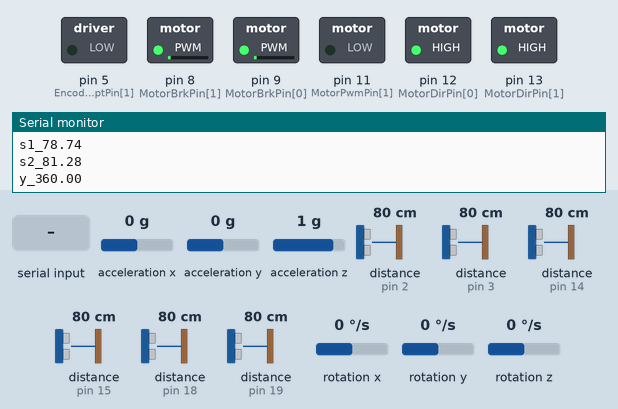
A sketch run on a simulated Arduino Mega 2560, built with avr-gcc and run on an emulated ATmega2560. Shown: switched loads named in the sketch (green lamp = pin HIGH), the last lines printed to the serial monitor. Wiring (inferred from the names in the program): 6 × range finder with pulse-width output: data pin 2 / data pin 3 / data pin 14 / data pin 15 / data pin 18 / data pin 19. The test bench sets the inputs (shaded band); at power-on: rotation z 0 °/s, acceleration x 0 g, distance to the obstacle (sensors on pin 2, pin 3, pin 14, pin 15, pin 18, pin 19) 80 cm, acceleration y 0 g, acceleration z 1 g, rotation x 0 °/s, rotation y 0 °/s. Pins used as bus, display or sensor lines are not drawn.

Above: at 2.7 s.
2.8 s: "+\n" received over Serial
At 3.4 s:
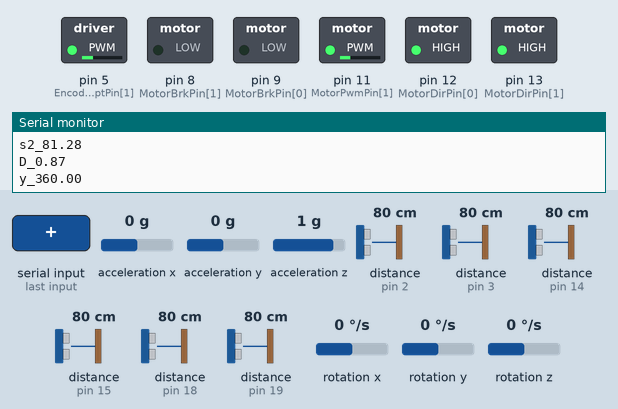
4.3 s: rotation z set to -192 °/s
At 4.9 s:
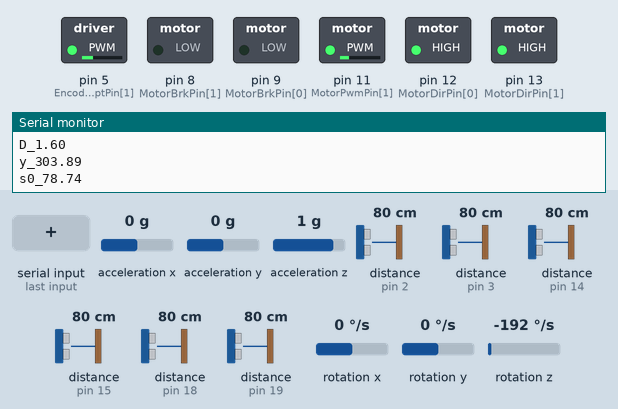
7.3 s: acceleration x set to -0.8 g
10.3 s: acceleration x set to -1.1 g
At 13.26 s:
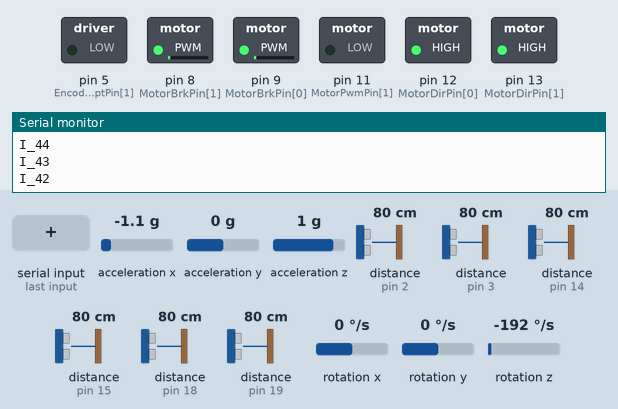
13.3 s: distance to the obstacle (sensor on pin 2) set to 2 cm
Timing chart, 0 to 17.3 s (numbered marks = the images above; inputs shaded):
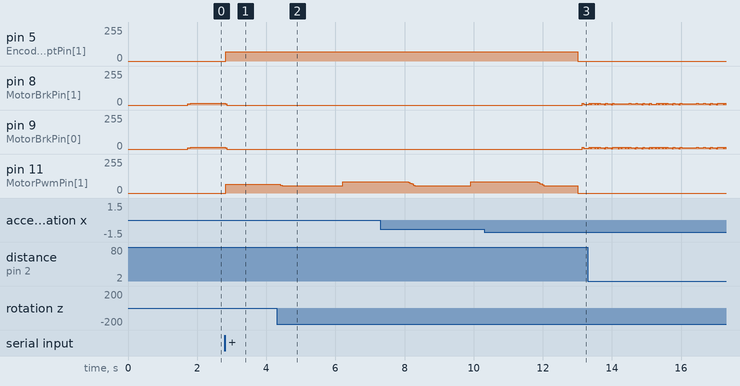

The sketch:

SensorInterfaceModule.ino
```cpp
// for both classes must be in the include path of your project
#include "I2Cdev.h"
#include "AK8975.h"
#include "MPU6050_6Axis_MotionApps20.h"
//#include "MPU6050_9Axis_MotionApps41.h"
//#include "MPU6050.h" // not necessary if using MotionApps include file

// Arduino Wire library is required if I2Cdev I2CDEV_ARDUINO_WIRE implementation
// is used in I2Cdev.h
#if I2CDEV_IMPLEMENTATION == I2CDEV_ARDUINO_WIRE
    #include "Wire.h"
#endif

MPU6050 mpu;
//MPU6050 mpu(0x69); // <-- use for AD0 high

// uncomment "OUTPUT_READABLE_YAWPITCHROLL" if you want to see the yaw/
// pitch/roll angles (in degrees) calculated from the quaternions coming
// from the FIFO. Note this also requires gravity vector calculations.
// Also note that yaw/pitch/roll angles suffer from gimbal lock (for
// more info, see: http://en.wikipedia.org/wiki/Gimbal_lock)
#define OUTPUT_READABLE_YAWPITCHROLL

// uncommednt "OUTPUT_MAG" to get Raw Mag data
// doesn't work for as far as I can tell :s
//#define OUTPUT_MAG

// uncommednt "OUTPUT_SONAR" to get Sonar distance data
#define OUTPUT_SONAR

// uncommednt "OUTPUT_ENCODERS" to get Sonar distance data
#define OUTPUT_ENCODERS

#define OUTPUT_ENCODER_YAW
int useEncoderYaw = 0;

//uncomment if the carrier is connected and you want to control it
#define CARRIER_ENABLED
//#define CALIBRATE_MOTOR_SPEED

//define OUTPUT_SERIAL to output data on the serial bus as expected by the Communication module
#define OUTPUT_SERIAL

//set to 1 to get extra print statements! be ware of a flodded serial port :)
int VERBOSE;
int stdVERBOSE = 1;

// MPU control/status vars
bool dmpReady = false;  // set true if DMP init was successful
uint8_t mpuIntStatus;   // holds actual interrupt status byte from MPU
uint8_t devStatus;      // return status after each device operation (0 = success, !0 = error)
uint16_t packetSize;    // expected DMP packet size (default is 42 bytes)
uint16_t fifoCount;     // count of all bytes currently in FIFO
uint8_t fifoBuffer[64]; // FIFO storage buffer
float GyroCalibOffset = 0.0;
float GyroParllWallOffset = 0.0;
volatile bool mpuInterrupt = false;     // indicates whether MPU interrupt pin has gone high

// orientation/motion vars
Quaternion q;           // [w, x, y, z]         quaternion container
VectorInt16 aa;         // [x, y, z]            accel sensor measurements
VectorInt16 aaReal;     // [x, y, z]            gravity-free accel sensor measurements
VectorInt16 aaWorld;    // [x, y, z]            world-frame accel sensor measurements
VectorFloat gravity;    // [x, y, z]            gravity vector
float euler[3];         // [psi, theta, phi]    Euler angle container
float ypr[3];           // [yaw, pitch, roll]   yaw/pitch/roll container and gravity vector
int yprIter = 0;
float yprAgg[3] = {0.0,0.0,0.0};
int yprIterMax  = 1;
bool GyroCalibrated = false;
int tempYaw = 0;
float calibYaw = 0;
float targetYaw = 0.0;
float encYaw = 0.0;

int insaneCounter = 0;
int insaneFlag = 0;

unsigned long mpuTimer = 0;

// packet structure for InvenSense teapot demo
uint8_t teapotPacket[14] = { '$', 0x02, 0,0, 0,0, 0,0, 0,0, 0x00, 0x00, '\r', '\n' };

//Mag globals
AK8975 mag(0x0C);
int16_t mx, my, mz;

//Encoder globals
int LastEncoderPinValue[2] = {0,0};
float WheelDistance[2] = {0.0, 0.0};
unsigned long WheelSpeedTimer[2] = {0,0};
unsigned long LastTickTime[2] = {0,0};
float WheelSpeed[2] = {0.0, 0.0};
float EncoderTickDistance = 188.5/800.0;

long int EncoderCount[2] = {0,0};
long int YawEncoderCount[2] = {0,0};
long int LastEncoderCount[2] = {0,0};
long int DriveEncoderCount[2] = {0,0};
unsigned long EncoderYawTimer = 0;

//Sonar globals
int SonarUpdated = 0;
const int SonarCount = 3;
long SonarPulse[SonarCount] = {0,0,0};
float SonarDist[SonarCount] = {0.0,0.0,0.0};
float WallDist[SonarCount] = {0.0,0.0,0.0};
bool SonarTrigFlag[SonarCount] = {false,false,false};
unsigned long SonarPollingCompare = 0;
unsigned long SonarTimer[SonarCount] = {0,0,0};
int SonarDistCount[SonarCount] = {0,0,0};
int SonarDistCountMax = 20;
bool SonarFilter[SonarCount] ={false,false,false};

int SonarPwmPin[SonarCount] = {2,3,14}; //array of pins that sonnars are connected to *** left - right - front
int SonarIntrptPin[SonarCount] = {0,1};
int SonarTrigPin[SonarCount] = {50,50,24};
bool SonarUpdatedFlag[SonarCount] = {false, false, false};
int SonarToPing = 0;

unsigned long SonarTickTimer[SonarCount] = {0,0,0};

//Hardware pins
int EncoderPin[2] = {19,18};    // *** LEFT - RIGHT
int EncoderIntrptPin[2] = {4,5};
int MotorPwmPin[2] = {5,11};
int MotorDirPin[2] = {12,13};
int MotorBrkPin[2] = {9,8};
int CurrentSensePin[2] = {A0,A1};
int MPUIntPin = 15;
int MotorDir[2] = {0,0};

//Misc Globals
float InchesToCm = 2.54;
int LEFT = 0;
int RIGHT = 1;
int FRONT = 2;
unsigned long EncoderPollingTimer = 0;
unsigned long AngleCheckTimer = 0;
float reqSpeed = 0;
float reqAngle = 0;
bool robotPrallelToWall = false;
bool newDataFlag = false;
bool newGyroDataFlag = false;
bool firstRunFlag = false;

// ================================================================
// ===                      MAIN SETUP                          ===
// ================================================================

void setup()
{
  Serial.begin(9600);
  #ifdef OUTPUT_READABLE_YAWPITCHROLL
    SetupMPU();
    CalibrateGyro();
  #endif

  #ifdef OUTPUT_MAG
    SetupMag();
  #endif

  #ifdef OUTPUT_SONAR
    SetupSonar();
  #endif

  #ifdef OUTPUT_ENCODERS
    SetupEncoders();
  #endif

  #ifdef CARRIER_ENABLED
    SetupMotors();
  #endif
}


// ================================================================
// ===                    MAIN PROGRAM LOOP                     ===
// ================================================================

void loop()
{
    VERBOSE = 0; //global flag for serial printing

//********************************************************************************************************* 0 ms
    /*#ifdef OUTPUT_SONAR
    // trigger the sonars
    if(isAngleRequested)
    {
      if((millis() - SonarTickTimer[SonarToPing]) > 120)
      {
        digitalWrite(SonarTrigPin[SonarToPing], HIGH);
        SonarReadFlag[SonarToPing] = 1;
        SonarTickTimer[SonarToPing] = millis();
        //delay(1);
        //digitalWrite(SonarTrigPin[SonarToPing], LOW);
      }
    }
    #endif*/

    #ifdef OUTPUT_SERIAL
    //VERBOSE = 1;
    receiveData();
    //VERBOSE = 0;
    #endif

    checkMPU();

    #ifdef OUTPUT_ENCODERS
    VERBOSE? Serial.println("Get Encoders") : 0;
    if(millis() - EncoderPollingTimer > 10)
    {
      GetEncoderData(RIGHT);
      GetEncoderData(LEFT);
      EncoderPollingTimer = millis();
    }
    #endif

    checkMPU();

    #ifdef CARRIER_ENABLED
    VERBOSE? Serial.println("Set Carrier"): 0;
    //VERBOSE = 1;
    DriveCarrier();
    //VERBOSE = 0;
    #endif

    checkMPU();

    #ifdef OUTPUT_SONAR
    /*if( ((millis() - SonarTickTimer[SonarToPing]) > 15) && SonarReadFlag[SonarToPing] && isAngleRequested)
    {

      VERBOSE? Serial.println("Get Sonar") : 0;
      GetSonarDist();
      //reset flags
      SonarReadFlag[SonarToPing] = 0;
      digitalWrite(SonarTrigPin[SonarToPing], LOW);
      SonarTickTimer[SonarToPing] = millis();

    }*/
    VERBOSE? Serial.println("Get Sonar") : 0;
    //polling front sonar
    if (millis() >= SonarTimer[FRONT])
      PollSonarDist(FRONT);

    GetSonarDist();
    #endif

    checkMPU();

    #ifdef OUTPUT_MAG
    VERBOSE? Serial.println("Get Mag") : 0;
    GetMagHeading();
    #endif

    checkMPU();

}

void checkMPU()
{
    #ifdef OUTPUT_READABLE_YAWPITCHROLL
    VERBOSE? Serial.println("Get YPR") : 0;
    if(mpuInterrupt || (mpuTimer<millis()) )
    {
      (mpuTimer<millis())?(Serial.println("MPU INT STOPPED")):0;
      mpuTimer = millis() + 1000;
      //mpuInterrupt = false;
      //Serial.println("IntOFF");
      GetGyroData();
      //Serial.println("IntON");
    }
    #endif
}
```

AK8975.cpp
```cpp
// I2Cdev library collection - AK8975 I2C device class header file
// Based on AKM AK8975/B datasheet, 12/2009
// 8/27/2011 by Jeff Rowberg <jeff@rowberg.net>
// Updates should (hopefully) always be available at https://github.com/jrowberg/i2cdevlib
//
// Changelog:
//     2011-08-27 - initial release

/* ============================================
I2Cdev device library code is placed under the MIT license
Copyright (c) 2011 Jeff Rowberg

Permission is hereby granted, free of charge, to any person obtaining a copy
of this software and associated documentation files (the "Software"), to deal
in the Software without restriction, including without limitation the rights
to use, copy, modify, merge, publish, distribute, sublicense, and/or sell
copies of the Software, and to permit persons to whom the Software is
furnished to do so, subject to the following conditions:

The above copyright notice and this permission notice shall be included in
all copies or substantial portions of the Software.

THE SOFTWARE IS PROVIDED "AS IS", WITHOUT WARRANTY OF ANY KIND, EXPRESS OR
IMPLIED, INCLUDING BUT NOT LIMITED TO THE WARRANTIES OF MERCHANTABILITY,
FITNESS FOR A PARTICULAR PURPOSE AND NONINFRINGEMENT. IN NO EVENT SHALL THE
AUTHORS OR COPYRIGHT HOLDERS BE LIABLE FOR ANY CLAIM, DAMAGES OR OTHER
LIABILITY, WHETHER IN AN ACTION OF CONTRACT, TORT OR OTHERWISE, ARISING FROM,
OUT OF OR IN CONNECTION WITH THE SOFTWARE OR THE USE OR OTHER DEALINGS IN
THE SOFTWARE.
===============================================
*/

#include "AK8975.h"

/** Default constructor, uses default I2C address.
 * @see AK8975_DEFAULT_ADDRESS
 */
AK8975::AK8975() {
    devAddr = AK8975_DEFAULT_ADDRESS;
}

/** Specific address constructor.
 * @param address I2C address
 * @see AK8975_DEFAULT_ADDRESS
 * @see AK8975_ADDRESS_00
 */
AK8975::AK8975(uint8_t address) {
    devAddr = address;
}

/** Power on and prepare for general usage.
 * No specific pre-configuration is necessary for this device.
 */
void AK8975::initialize() {
}

/** Verify the I2C connection.
 * Make sure the device is connected and responds as expected.
 * @return True if connection is valid, false otherwise
 */
bool AK8975::testConnection() {
    if (I2Cdev::readByte(devAddr, AK8975_RA_WIA, buffer) == 1) {
        return (buffer[0] == 0x48);
    }
    return false;
}

// WIA register

uint8_t AK8975::getDeviceID() {
    I2Cdev::readByte(devAddr, AK8975_RA_WIA, buffer);
    return buffer[0];
}

// INFO register

uint8_t AK8975::getInfo() {
    I2Cdev::readByte(devAddr, AK8975_RA_INFO, buffer);
    return buffer[0];
}

// ST1 register

bool AK8975::getDataReady() {
    I2Cdev::readBit(devAddr, AK8975_RA_ST1, AK8975_ST1_DRDY_BIT, buffer);
    return buffer[0];
}

// H* registers
void AK8975::getHeading(int16_t *x, int16_t *y, int16_t *z) {
    I2Cdev::writeByte(devAddr, AK8975_RA_CNTL, AK8975_MODE_SINGLE);
    delay(10);
    I2Cdev::readBytes(devAddr, AK8975_RA_HXL, 6, buffer);
    *x = (((int16_t)buffer[1]) << 8) | buffer[0];
    *y = (((int16_t)buffer[3]) << 8) | buffer[2];
    *z = (((int16_t)buffer[5]) << 8) | buffer[4];
}
int16_t AK8975::getHeadingX() {
    I2Cdev::writeByte(devAddr, AK8975_RA_CNTL, AK8975_MODE_SINGLE);
    delay(10);
    I2Cdev::readBytes(devAddr, AK8975_RA_HXL, 2, buffer);
    return (((int16_t)buffer[1]) << 8) | buffer[0];
}
int16_t AK8975::getHeadingY() {
    I2Cdev::writeByte(devAddr, AK8975_RA_CNTL, AK8975_MODE_SINGLE);
    delay(10);
    I2Cdev::readBytes(devAddr, AK8975_RA_HYL, 2, buffer);
    return (((int16_t)buffer[1]) << 8) | buffer[0];
}
int16_t AK8975::getHeadingZ() {
    I2Cdev::writeByte(devAddr, AK8975_RA_CNTL, AK8975_MODE_SINGLE);
    delay(10);
    I2Cdev::readBytes(devAddr, AK8975_RA_HZL, 2, buffer);
    return (((int16_t)buffer[1]) << 8) | buffer[0];
}

// ST2 register
bool AK8975::getOverflowStatus() {
    I2Cdev::readBit(devAddr, AK8975_RA_ST2, AK8975_ST2_HOFL_BIT, buffer);
    return buffer[0];
}
bool AK8975::getDataError() {
    I2Cdev::readBit(devAddr, AK8975_RA_ST2, AK8975_ST2_DERR_BIT, buffer);
    return buffer[0];
}

// CNTL register
uint8_t AK8975::getMode() {
    I2Cdev::readBits(devAddr, AK8975_RA_CNTL, AK8975_CNTL_MODE_BIT, AK8975_CNTL_MODE_LENGTH, buffer);
    return buffer[0];
}
void AK8975::setMode(uint8_t mode) {
    I2Cdev::writeBits(devAddr, AK8975_RA_CNTL, AK8975_CNTL_MODE_BIT, AK8975_CNTL_MODE_LENGTH, mode);
}
void AK8975::reset() {
    I2Cdev::writeBits(devAddr, AK8975_RA_CNTL, AK8975_CNTL_MODE_BIT, AK8975_CNTL_MODE_LENGTH, AK8975_MODE_POWERDOWN);
}

// ASTC register
void AK8975::setSelfTest(bool enabled) {
    I2Cdev::writeBit(devAddr, AK8975_RA_ASTC, AK8975_ASTC_SELF_BIT, enabled);
}

// I2CDIS
void AK8975::disableI2C() {
    I2Cdev::writeBit(devAddr, AK8975_RA_I2CDIS, AK8975_I2CDIS_BIT, true);
}

// ASA* registers
void AK8975::getAdjustment(int8_t *x, int8_t *y, int8_t *z) {
    I2Cdev::readBytes(devAddr, AK8975_RA_ASAX, 3, buffer);
    *x = buffer[0];
    *y = buffer[1];
    *z = buffer[2];
}
void AK8975::setAdjustment(int8_t x, int8_t y, int8_t z) {
    buffer[0] = x;
    buffer[1] = y;
    buffer[2] = z;
    I2Cdev::writeBytes(devAddr, AK8975_RA_ASAX, 3, buffer);
}
uint8_t AK8975::getAdjustmentX() {
    I2Cdev::readByte(devAddr, AK8975_RA_ASAX, buffer);
    return buffer[0];
}
void AK8975::setAdjustmentX(uint8_t x) {
    I2Cdev::writeByte(devAddr, AK8975_RA_ASAX, x);
}
uint8_t AK8975::getAdjustmentY() {
    I2Cdev::readByte(devAddr, AK8975_RA_ASAY, buffer);
    return buffer[0];
}
void AK8975::setAdjustmentY(uint8_t y) {
    I2Cdev::writeByte(devAddr, AK8975_RA_ASAY, y);
}
uint8_t AK8975::getAdjustmentZ() {
    I2Cdev::readByte(devAddr, AK8975_RA_ASAZ, buffer);
    return buffer[0];
}
void AK8975::setAdjustmentZ(uint8_t z) {
    I2Cdev::writeByte(devAddr, AK8975_RA_ASAZ, z);
}
```

AK8975.h
```cpp
// I2Cdev library collection - AK8975 I2C device class header file
// Based on AKM AK8975/B datasheet, 12/2009
// 8/27/2011 by Jeff Rowberg <jeff@rowberg.net>
// Updates should (hopefully) always be available at https://github.com/jrowberg/i2cdevlib
//
// Changelog:
//     2011-08-27 - initial release

/* ============================================
I2Cdev device library code is placed under the MIT license
Copyright (c) 2011 Jeff Rowberg

Permission is hereby granted, free of charge, to any person obtaining a copy
of this software and associated documentation files (the "Software"), to deal
in the Software without restriction, including without limitation the rights
to use, copy, modify, merge, publish, distribute, sublicense, and/or sell
copies of the Software, and to permit persons to whom the Software is
furnished to do so, subject to the following conditions:

The above copyright notice and this permission notice shall be included in
all copies or substantial portions of the Software.

THE SOFTWARE IS PROVIDED "AS IS", WITHOUT WARRANTY OF ANY KIND, EXPRESS OR
IMPLIED, INCLUDING BUT NOT LIMITED TO THE WARRANTIES OF MERCHANTABILITY,
FITNESS FOR A PARTICULAR PURPOSE AND NONINFRINGEMENT. IN NO EVENT SHALL THE
AUTHORS OR COPYRIGHT HOLDERS BE LIABLE FOR ANY CLAIM, DAMAGES OR OTHER
LIABILITY, WHETHER IN AN ACTION OF CONTRACT, TORT OR OTHERWISE, ARISING FROM,
OUT OF OR IN CONNECTION WITH THE SOFTWARE OR THE USE OR OTHER DEALINGS IN
THE SOFTWARE.
===============================================
*/

#ifndef _AK8975_H_
#define _AK8975_H_

#include "I2Cdev.h"

#define AK8975_ADDRESS_00         0x0C
#define AK8975_ADDRESS_01         0x0D
#define AK8975_ADDRESS_10         0x0E // default for InvenSense MPU-6050 evaluation board
#define AK8975_ADDRESS_11         0x0F
#define AK8975_DEFAULT_ADDRESS    AK8975_ADDRESS_00

#define AK8975_RA_WIA             0x00
#define AK8975_RA_INFO            0x01
#define AK8975_RA_ST1             0x02
#define AK8975_RA_HXL             0x03
#define AK8975_RA_HXH             0x04
#define AK8975_RA_HYL             0x05
#define AK8975_RA_HYH             0x06
#define AK8975_RA_HZL             0x07
#define AK8975_RA_HZH             0x08
#define AK8975_RA_ST2             0x09
#define AK8975_RA_CNTL            0x0A
#define AK8975_RA_RSV             0x0B // RESERVED, DO NOT USE
#define AK8975_RA_ASTC            0x0C
#define AK8975_RA_TS1             0x0D // SHIPMENT TEST, DO NOT USE
#define AK8975_RA_TS2             0x0E // SHIPMENT TEST, DO NOT USE
#define AK8975_RA_I2CDIS          0x0F
#define AK8975_RA_ASAX            0x10
#define AK8975_RA_ASAY            0x11
#define AK8975_RA_ASAZ            0x12

#define AK8975_ST1_DRDY_BIT       0

#define AK8975_ST2_HOFL_BIT       3
#define AK8975_ST2_DERR_BIT       2

#define AK8975_CNTL_MODE_BIT      3
#define AK8975_CNTL_MODE_LENGTH   4

#define AK8975_MODE_POWERDOWN     0x0
#define AK8975_MODE_SINGLE        0x1
#define AK8975_MODE_SELFTEST      0x8
#define AK8975_MODE_FUSEROM       0xF

#define AK8975_ASTC_SELF_BIT      6

#define AK8975_I2CDIS_BIT         0

class AK8975 {
    public:
        AK8975();
        AK8975(uint8_t address);

        void initialize();
        bool testConnection();

        // WIA register
        uint8_t getDeviceID();

        // INFO register
        uint8_t getInfo();

        // ST1 register
        bool getDataReady();

        // H* registers
        void getHeading(int16_t *x, int16_t *y, int16_t *z);
        int16_t getHeadingX();
        int16_t getHeadingY();
        int16_t getHeadingZ();

        // ST2 register
        bool getOverflowStatus();
        bool getDataError();

        // CNTL register
        uint8_t getMode();
        void setMode(uint8_t mode);
        void reset();

        // ASTC register
        void setSelfTest(bool enabled);

        // I2CDIS
        void disableI2C(); // um, why...?

        // ASA* registers
        void getAdjustment(int8_t *x, int8_t *y, int8_t *z);
        void setAdjustment(int8_t x, int8_t y, int8_t z);
        uint8_t getAdjustmentX();
        void setAdjustmentX(uint8_t x);
        uint8_t getAdjustmentY();
        void setAdjustmentY(uint8_t y);
        uint8_t getAdjustmentZ();
        void setAdjustmentZ(uint8_t z);

    private:
        uint8_t devAddr;
        uint8_t buffer[6];
        uint8_t mode;
};

#endif /* _AK8975_H_ */
```

Source omitted: CarrierFunctions.ino (23237 bytes), EncoderFunctions.ino (4929 bytes), MPUFunctions.ino (10055 bytes), SerialFunctions.ino (1824 bytes), SonarFunctions.ino (7645 bytes)

Measured:
- the behaviour switches between -0.9 and -1 g on acceleration x (found by bisection; images 2 and 3)
- after the input at 2.8 s, pin 5 (EncoderIntrptPin[1]): 0/255 → 70/255 at once; pin 8 (MotorBrkPin[1]), pin 9 (MotorBrkPin[0]): 15/255 → 0/255 at once; pin 11 (MotorPwmPin[1]): 0/255 → 65/255 at once
- after the input at 4.3 s, pin 11 (MotorPwmPin[1]): 65/255 → 56/255 after 0.06 s, → 84/255 1.9 s later
- after the input at 10.3 s, pin 5 (EncoderIntrptPin[1]): 70/255 → 0/255 after 2.7 s; pin 8 (MotorBrkPin[1]), pin 9 (MotorBrkPin[0]): 0/255 → 7/255 after 2.8 s
